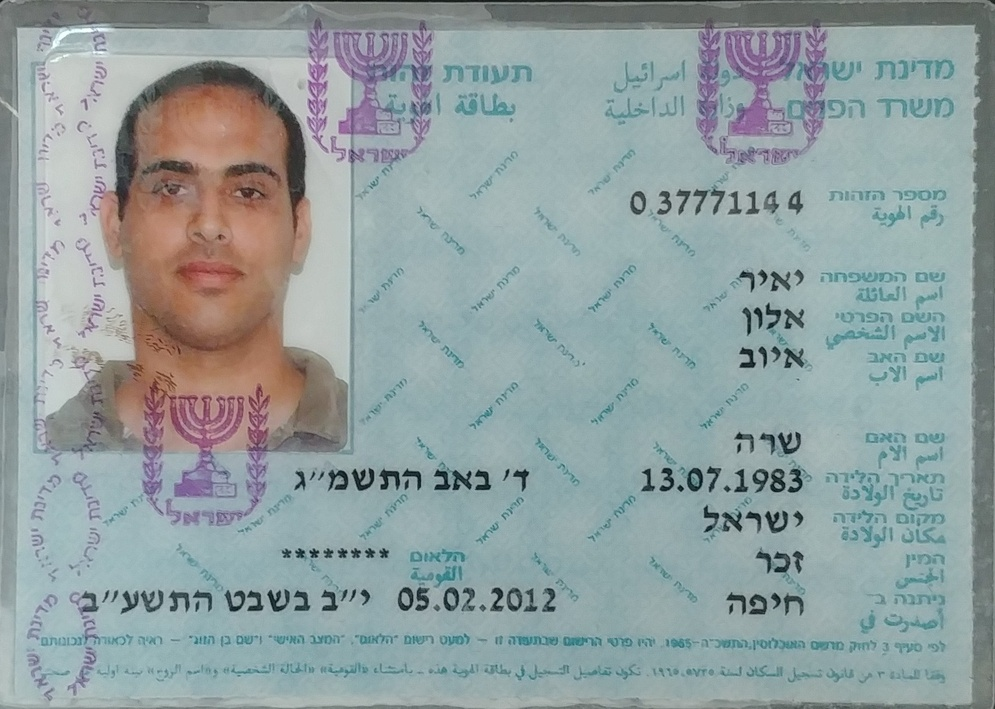
#> input picture alon_tz_color.jpg, 995 x 709 px, shrunk from 1797 x 1282 before the run
$ python -i crop_class.py   (imports and definitions only)
#> lines starting #> are read from the running program, lines starting #| are printed output that depends on the picture
#> further down, picture is the input picture: shape (709, 995, 3); mean B, G, R 159.6, 158.8, 145
### helper_class.py
import cv2
import numpy as np
import pytesseract
from pytesseract import Output


class Helper:
    @staticmethod
    def crop_photo_area(img, left_perc, top_perc, right_perc, bot_perc):
#> called with left_perc = 0, top_perc = 0, right_perc = 0.3, bot_perc = 0.8
        height = img.shape[0]
#> height = 709
        width = img.shape[1]
#> width = 995
        left = int(left_perc * width)
#> left = 0
        right = int(right_perc * width)
#> right = 298

        top = int(top_perc * height)
#> top = 0
        bottom = int(bot_perc * height)
#> bottom = 567

        return img[top:bottom, left:right, :]
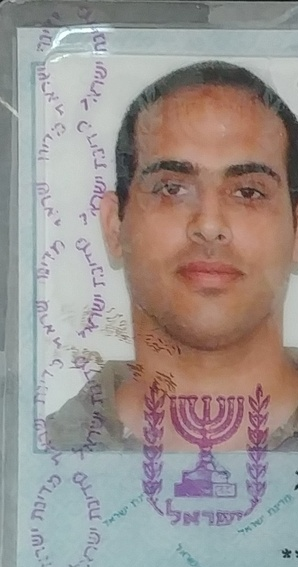
#> returned value: shape (567, 298, 3); mean of channels 0, 1, 2 142.9, 146.9, 155.6; drawn as B, G, R

    # [154 lines left out: functions crop_from_point, crop_photo_area_pixel, draw_boxes, one_corner, find_closest_to_center, convert_xy and 3 more, not called in this run]

    @staticmethod
    def get_lowest_line(img_cropped):
        '''
        find lowest horizontal line
        :param img_cropped:
        :return:
        '''
        (mu, sigma) = cv2.meanStdDev(cv2.cvtColor(img_cropped, cv2.COLOR_BGR2GRAY))
#> mu = [149]; sigma = [35.41]
#> (the run stopped early here; a loop or call above may not have finished)

$ run again, on dima_tz_scanned.jpg
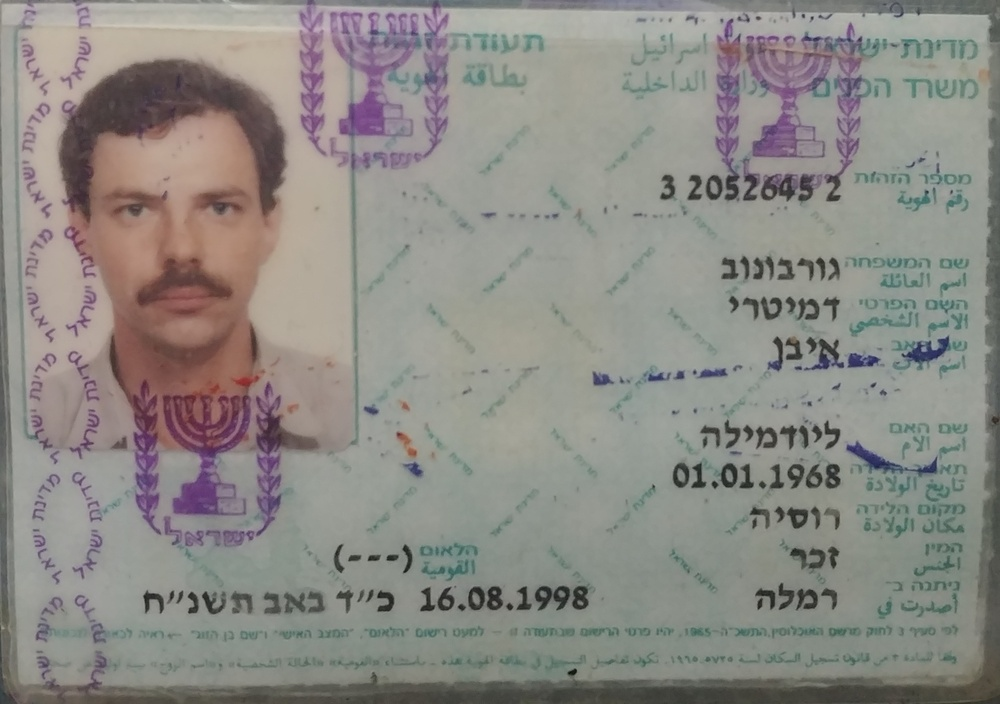
#> input picture dima_tz_scanned.jpg, 1000 x 704 px, shrunk from 2532 x 1783 before the run
#> picture is the input picture: shape (704, 1000, 3); mean B, G, R 133.3, 138.4, 140.5
#> in crop_photo_area, `return img[top:bottom, left:right, :]`:
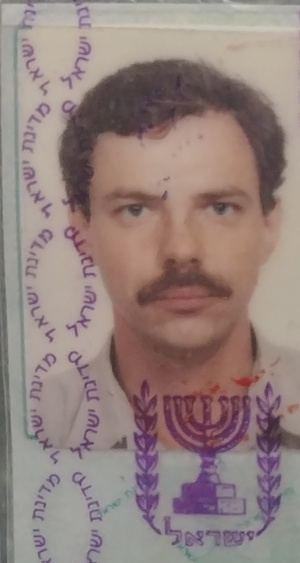
#> returned value: shape (563, 300, 3); mean of channels 0, 1, 2 125.6, 129.6, 147.9; drawn as B, G, R
#> mu = [134.6]; sigma = [33.95]

$ run again, on gal_lic.jpeg
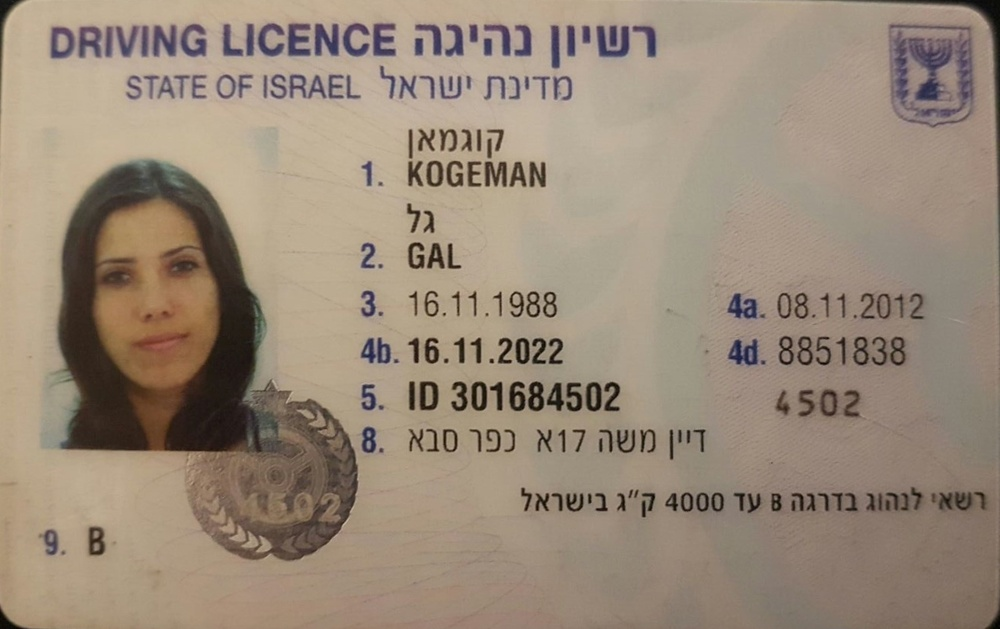
#> input picture gal_lic.jpeg, 1000 x 629 px, shrunk from 1344 x 846 before the run
#> picture is the input picture: shape (629, 1000, 3); mean B, G, R 120.6, 137.7, 153.6
#> in crop_photo_area, `return img[top:bottom, left:right, :]`:
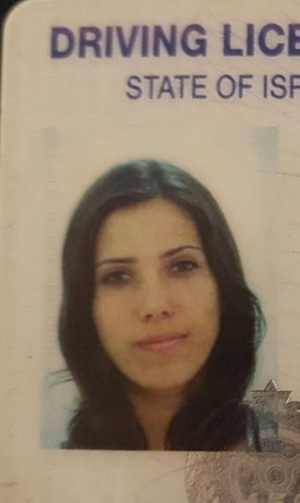
#> returned value: shape (503, 300, 3); mean of channels 0, 1, 2 109.6, 129.8, 147.9; drawn as B, G, R
#> mu = [132.9]; sigma = [51.35]
